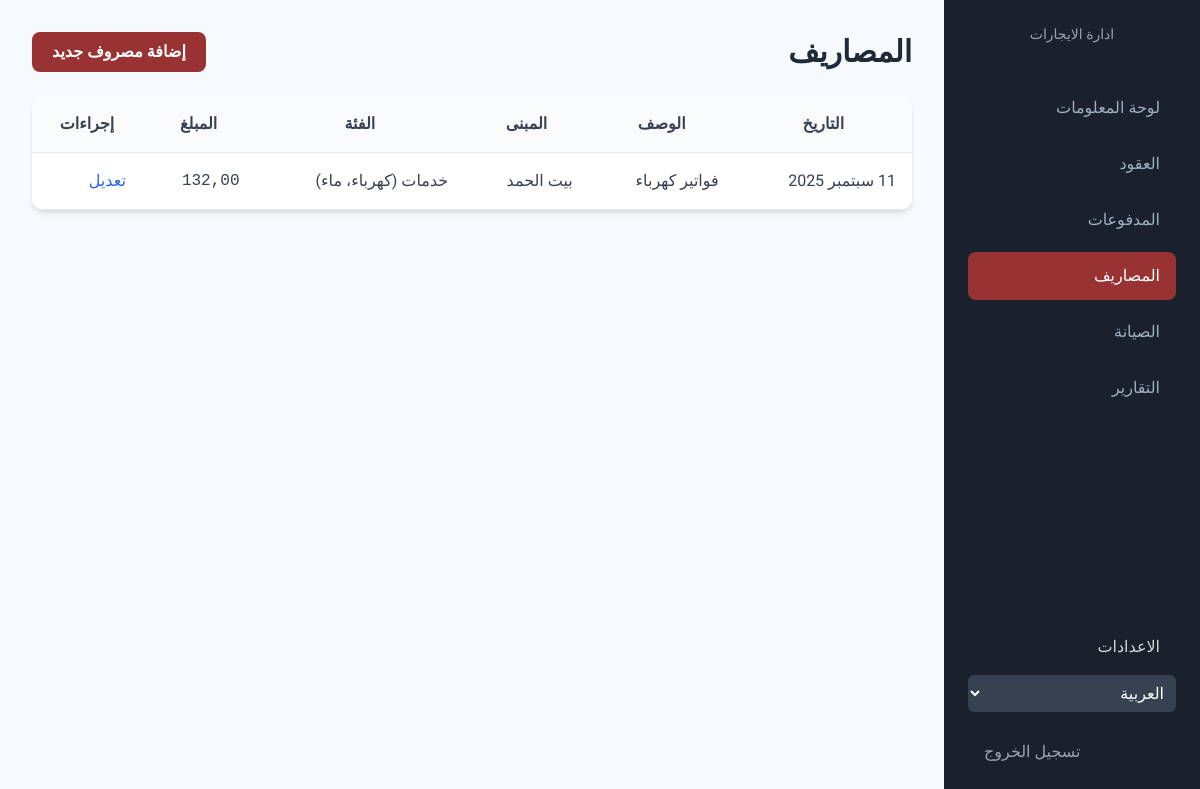
Screenshot of /ar/dashboard/expenses/ (signed in) with the database file from the repository.
### dashboard/models.py (models this page shows, shortened)
class Expense(models.Model):
    EXPENSE_CATEGORY_CHOICES = [('maintenance', _('صيانة')), ('utilities', _('خدمات (كهرباء، ماء)')), ('salaries', _('رواتب')), ('marketing', _('تسويق')), ('admin', _('رسوم إدارية/حكومية')), ('other', _('أخرى'))]
    building = models.ForeignKey(Building, on_delete=models.CASCADE, related_name='expenses', verbose_name=_("المبنى"))
    category = models.CharField(_("فئة المصروف"), max_length=50, choices=EXPENSE_CATEGORY_CHOICES)
    description = models.CharField(_("الوصف"), max_length=255)
    amount = models.DecimalField(_("المبلغ"), max_digits=10, decimal_places=2)
    expense_date = models.DateField(_("تاريخ المصروف"))
    receipt = models.FileField(_("إيصال/فاتورة (اختياري)"), upload_to='expense_receipts/', blank=True, null=True)
    created_at = models.DateTimeField(auto_now_add=True)
    class Meta:
        verbose_name = _("مصروف")
        verbose_name_plural = _("المصاريف")
        ordering = ['-expense_date']

class Building(models.Model):
    name = models.CharField(_("اسم المبنى"), max_length=100)
    address = models.TextField(_("العنوان"))
    class Meta:
        verbose_name = _("مبنى")
        verbose_name_plural = _("المباني")

### dashboard/views.py (the view)
# urls.py: path('expenses/', ExpenseListView.as_view(), name='expense_list'),
class ExpenseListView(StaffRequiredMixin, ListView):
    model = Expense; template_name = 'dashboard/expense_list.html'; context_object_name = 'expenses'; paginate_by = 20

### dashboard/templatetags/dashboard_extras.py (called while the page is built)
@register.simple_tag
def get_company_name():
    company = Company.objects.first()
    return company.name if company else 'Rent Management'

@register.simple_tag
def get_company_logo():
    company = Company.objects.first()
    return company.logo.url if company and company.logo else None

### dashboard/views.py (called while the page is built)
    def test_func(self):
        return self.request.user.is_staff

### templates/dashboard/expense_list.html (shortened to what this page needs)
{% extends 'dashboard/base.html' %}
{% load i18n %}
{% block content %}
<div class="flex justify-between items-center mb-6">
    <h2 class="text-3xl font-bold text-gray-800">{% trans "المصاريف" %}</h2>
    <a href="{% url 'expense_create' %}" class="btn-primary py-2 px-5 rounded-lg font-semibold">{% trans "إضافة مصروف جديد" %}</a>
</div>
<div class="card overflow-hidden">
    <table class="w-full text-start">
        <thead class="bg-gray-50 border-b">
            <tr><th class="p-4">{% trans "التاريخ" %}</th><th class="p-4">{% trans "الوصف" %}</th><th class="p-4">{% trans "المبنى" %}</th><th class="p-4">{% trans "الفئة" %}</th><th class="p-4">{% trans "المبلغ" %}</th><th class="p-4">{% trans "إجراءات" %}</th></tr>
        </thead>
        <tbody>
            {% for expense in expenses %}
            <tr class="border-b hover:bg-gray-50">
                <td class="p-4">{{ expense.expense_date|date:"d M Y" }}</td>
                <td class="p-4">{{ expense.description }}</td>
                <td class="p-4">{{ expense.building.name }}</td>
                <td class="p-4">{{ expense.get_category_display }}</td>
                <td class="p-4 font-mono">{{ expense.amount|floatformat:2 }}</td>
                <td class="p-4"><a href="{% url 'expense_update' expense.pk %}" class="text-blue-600 hover:underline">{% trans "تعديل" %}</a></td>
            </tr>
            {% empty %}
            <tr><td colspan="6" class="p-6 text-center text-gray-500">{% trans "لا توجد مصاريف مسجلة." %}</td></tr>
            {% endfor %}
        </tbody>
    </table>
</div>
{% endblock %}

### rows the page displays
Expense: expense_date "11 سبتمبر 2025", description "فواتير كهرباء", building.name "بيت الحمد", category "خدمات (كهرباء، ماء)", amount "132,00"

### other values shown
form field language "العربية"
